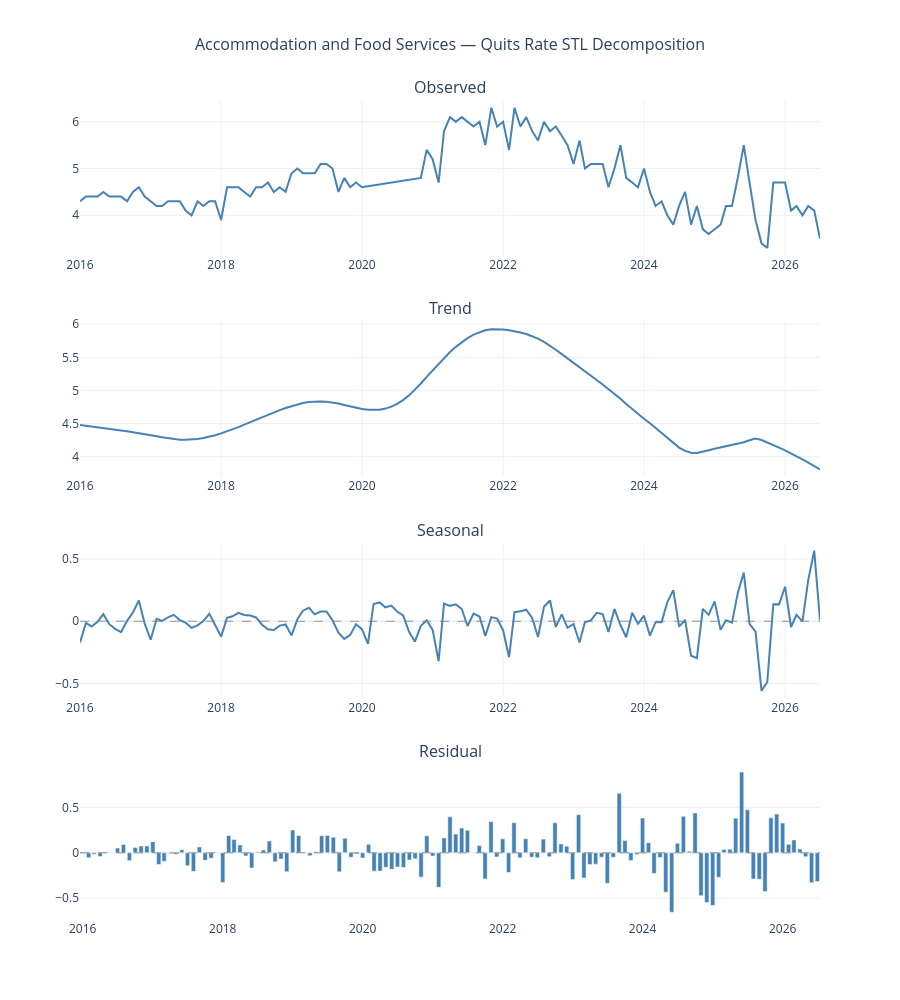

Notebook code cell kept with this figure:
### Markdown cell above
## Autocorrelation

The autocorrelation function shows how similar the series is to itself at different time
lags, or how much current quit rates relate to past values.

The pattern here is a gradual, steady decline from lag 1 onward, with correlations
remaining positive through lag 22 before crossing zero at lag 23. This indicates
substantial persistence in the series, meaning that periods of relatively high or
low quit rates tend to carry forward into subsequent months. Because the ACF is
calculated on the level series, however, the gradual decline may reflect both serial
dependence and longer-term movement rather than a specific autoregressive structure.

What is notably absent is the kind of discrete spike at lag 12 that would indicate
strong annual seasonality. In a series with clear seasonal structure, you would expect
to see a pronounced jump in correlation at the 12-month mark, reflecting the tendency
to repeat the same pattern year over year. The ACF here does not show that, which is
consistent with what the seasonality analysis found. Taken together, the ACF suggests
strong persistence but limited evidence of annual seasonality, supporting the use of
nonseasonal forecasting models in the validation stage.

### Code cell
# =============================================================================
# Section 5: Full STL Decomposition
# =============================================================================
trend = stl_fit.trend
seasonal = stl_fit.seasonal
residual = stl_fit.resid

fig = make_subplots(
    rows=4, cols=1,
    subplot_titles=('Observed', 'Trend', 'Seasonal', 'Residual'),
    vertical_spacing=0.08
)

# --- Observed ---
fig.add_trace(go.Scatter(
    x=df_interp.index, y=df_interp['quit_rate'],
    mode='lines', name='Observed',
    line=dict(color='steelblue', width=2),
    showlegend=False,
    hovertemplate='%{x|%b %Y}: %{customdata}<extra></extra>',
    customdata=[f'{v:.1f}%' for v in df_interp['quit_rate']]
), row=1, col=1)

# --- Trend ---
fig.add_trace(go.Scatter(
    x=df_interp.index, y=trend,
    mode='lines', name='Trend',
    line=dict(color='steelblue', width=2),
    showlegend=False,
    hovertemplate='%{x|%b %Y}: %{customdata}<extra></extra>',
    customdata=[f'{v:.2f}%' for v in trend]
), row=2, col=1)

# --- Seasonal ---
fig.add_trace(go.Scatter(
    x=df_interp.index, y=seasonal,
    mode='lines', name='Seasonal',
    line=dict(color='steelblue', width=2),
    showlegend=False,
    hovertemplate='%{x|%b %Y}: %{customdata}<extra></extra>',
    customdata=[f'{v:.3f}%' for v in seasonal]
), row=3, col=1)

fig.add_hline(y=0, line_color='gray', line_width=0.8, line_dash='dash', row=3, col=1)

# --- Residual ---
fig.add_trace(go.Bar(
    x=df_interp.index, y=residual,
    name='Residual',
    marker_color='steelblue',
    showlegend=False,
    hovertemplate='%{x|%b %Y}: %{customdata}<extra></extra>',
    customdata=[f'{v:.3f}%' for v in residual]
), row=4, col=1)

fig.add_hline(y=0, line_color='gray', line_width=0.8, line_dash='dash', row=4, col=1)

fig.update_layout(
    title=dict(text='Accommodation and Food Services — Quits Rate STL Decomposition',
               x=0.5, font=dict(size=16)),
    height=1000,
    template='plotly_white',
    hovermode='x unified'
)

fig.show()
